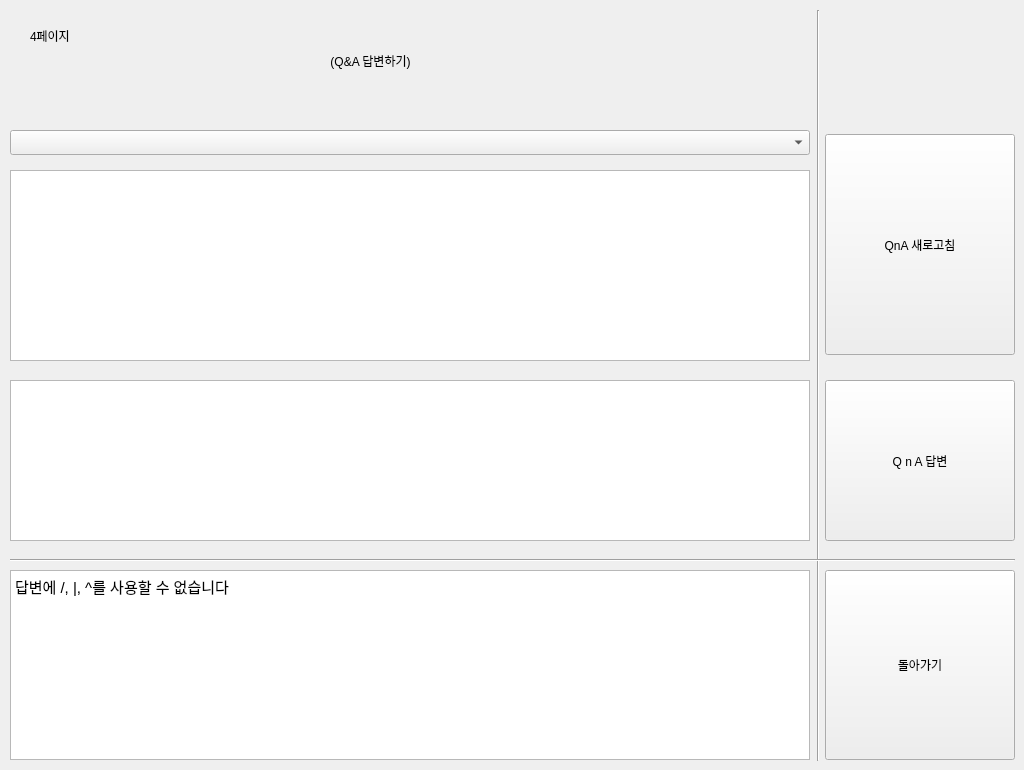
    <widget class="QWidget" name="page_8">
     <widget class="QLabel" name="label_31">
      <property name="geometry">
       <rect>
        <x>40</x>
        <y>20</y>
        <width>661</width>
        <height>81</height>
       </rect>
      </property>
      <property name="text">
       <string>(Q&amp;A 답변하기)</string>
      </property>
      <property name="alignment">
       <set>Qt::AlignCenter</set>
      </property>
     </widget>
     <widget class="QPushButton" name="btn_t_qna_solve">
      <property name="geometry">
       <rect>
        <x>825</x>
        <y>380</y>
        <width>190</width>
        <height>161</height>
       </rect>
      </property>
      <property name="text">
       <string>Q n A 답변</string>
      </property>
     </widget>
     <widget class="QLabel" name="label_32">
      <property name="geometry">
       <rect>
        <x>30</x>
        <y>20</y>
        <width>81</width>
        <height>31</height>
       </rect>
      </property>
      <property name="text">
       <string>4페이지</string>
      </property>
     </widget>
     <widget class="QPushButton" name="btn_t_qna_back">
      <property name="geometry">
       <rect>
        <x>825</x>
        <y>570</y>
        <width>190</width>
        <height>190</height>
       </rect>
      </property>
      <property name="text">
       <string>돌아가기</string>
      </property>
     </widget>
     <widget class="QPushButton" name="btn_t_qna_check">
      <property name="geometry">
       <rect>
        <x>825</x>
        <y>134</y>
        <width>190</width>
        <height>221</height>
       </rect>
      </property>
      <property name="text">
       <string>QnA 새로고침</string>
      </property>
     </widget>
     <widget class="QTextBrowser" name="text_t_qna_check">
      <property name="geometry">
       <rect>
        <x>10</x>
        <y>170</y>
        <width>800</width>
        <height>191</height>
       </rect>
      </property>
     </widget>
     <widget class="QComboBox" name="combo_t_qna">
      <property name="geometry">
       <rect>
        <x>10</x>
        <y>130</y>
        <width>800</width>
        <height>25</height>
       </rect>
      </property>
     </widget>
     <widget class="QTextEdit" name="text_t_qna_add">
      <property name="geometry">
       <rect>
        <x>10</x>
        <y>380</y>
        <width>800</width>
        <height>161</height>
       </rect>
      </property>
      <property name="readOnly">
       <bool>false</bool>
      </property>
     </widget>
     <widget class="QTextBrowser" name="textBrowser_3">
      <property name="geometry">
       <rect>
        <x>10</x>
        <y>570</y>
        <width>800</width>
        <height>190</height>
       </rect>
      </property>
      <property name="html">
       <string>&lt;!DOCTYPE HTML PUBLIC &quot;-//W3C//DTD HTML 4.0//EN&quot; &quot;http://www.w3.org/TR/REC-html40/strict.dtd&quot;&gt;
&lt;html&gt;&lt;head&gt;&lt;meta name=&quot;qrichtext&quot; content=&quot;1&quot; /&gt;&lt;style type=&quot;text/css&quot;&gt;
p, li { white-space: pre-wrap; }
&lt;/style&gt;&lt;/head&gt;&lt;body style=&quot; font-family:'Gulim'; font-size:9pt; font-weight:400; font-style:normal;&quot;&gt;
&lt;p style=&quot; margin-top:0px; margin-bottom:0px; margin-left:0px; margin-right:0px; -qt-block-indent:0; text-indent:0px;&quot;&gt;&lt;span style=&quot; font-family:'Ubuntu'; font-size:11pt;&quot;&gt;답변에 /, |, ^를 사용할 수 없습니다&lt;/span&gt;&lt;/p&gt;&lt;/body&gt;&lt;/html&gt;</string>
      </property>
     </widget>
     <widget class="Line" name="line_9">
      <property name="geometry">
       <rect>
        <x>808</x>
        <y>10</y>
        <width>20</width>
        <height>751</height>
       </rect>
      </property>
      <property name="orientation">
       <enum>Qt::Vertical</enum>
      </property>
     </widget>
     <widget class="Line" name="line_10">
      <property name="geometry">
       <rect>
        <x>10</x>
        <y>550</y>
        <width>1005</width>
        <height>20</height>
       </rect>
      </property>
      <property name="orientation">
       <enum>Qt::Horizontal</enum>
      </property>
     </widget>
    </widget>
